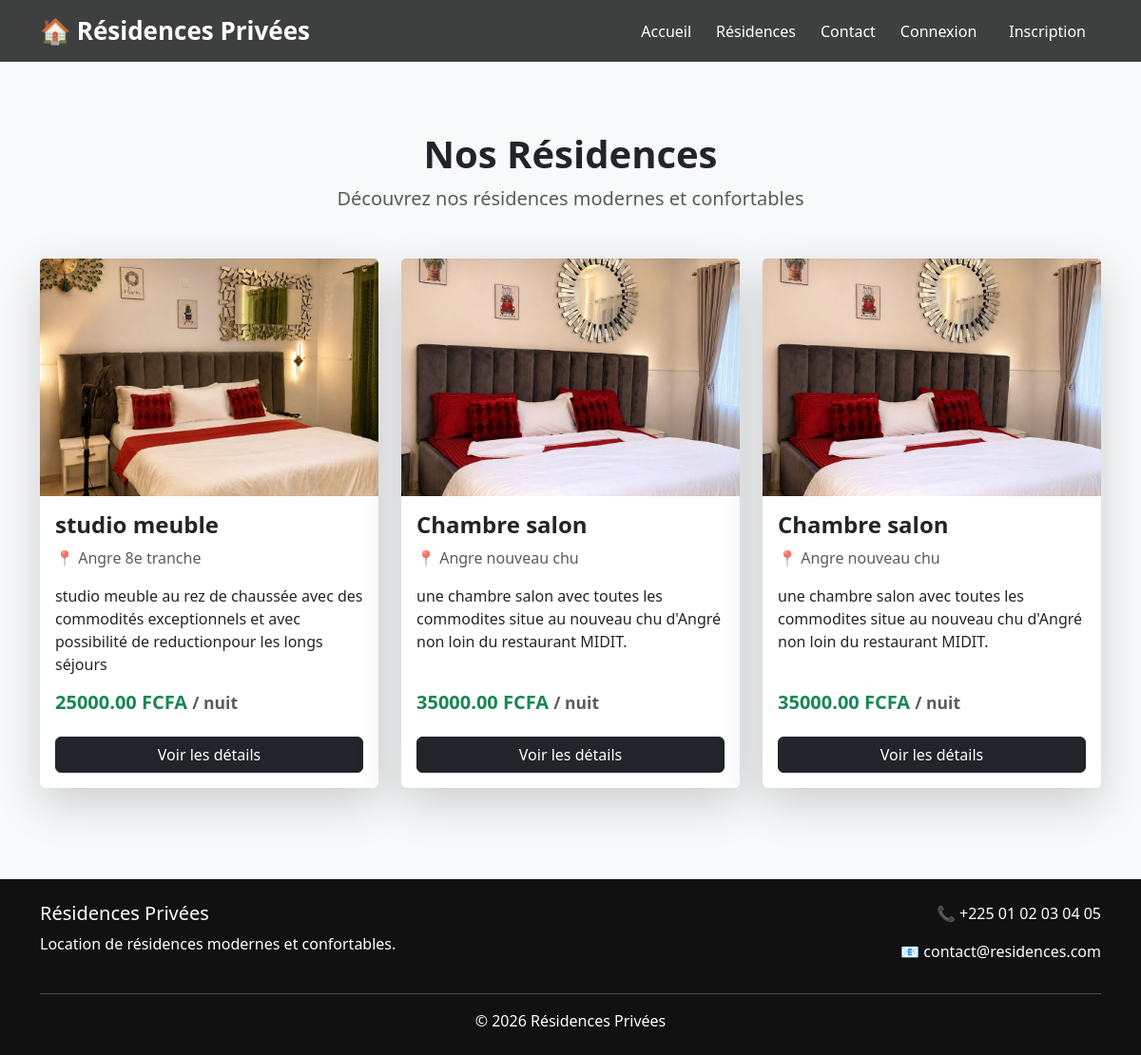
The app's page /residences/ with its own data.
### core/models.py (models this page shows, shortened)
class Residence(models.Model):
    nom = models.CharField(max_length=200)
    ville = models.CharField(max_length=100)
    description = models.TextField()
    prix_par_nuit = models.DecimalField(max_digits=10, decimal_places=2)
    disponible = models.BooleanField(default=True)
    image = models.ImageField(upload_to='residences/', blank=True, null=True)

### core/views.py (the view)
# urls.py: path('residences/', views.residences, name='residences'),
def residences(request):
    toutes_residences = Residence.objects.all()
    return render(request, 'core/residences.html', {'residences': toutes_residences})

### core/templates/core/residences.html (shortened to what this page needs)
{% extends "core/base.html" %}
{% load static %}
{% block content %}
<section class="container py-5">
    <div class="text-center mb-5">
        <h1 class="fw-bold">
            Nos Résidences
        </h1>
        <p class="lead text-muted">
            Découvrez nos résidences modernes et confortables
        </p>
    </div>
    <div class="row g-4">
        {% for residence in residences %}
        <div class="col-md-4">
            <div class="card border-0 shadow-lg h-100">
                {% if residence.image %}
                    <img src="{{ residence.image.url }}"
                         class="card-img-top"
                         style="height:250px; object-fit:cover;">
                {% else %}
                    <img src="{% static 'core/images/residences/villa1.jpg' %}"
                         class="card-img-top"
                         style="height:250px; object-fit:cover;">
                {% endif %}
                <div class="card-body d-flex flex-column">
                    <h4 class="fw-bold">
                        {{ residence.nom }}
                    </h4>
                    <p class="text-muted">
                        📍 {{ residence.ville }}
                    </p>
                    <p>
                        {{ residence.description|truncatewords:20 }}
                    </p>
                    <h5 class="text-success fw-bold mt-auto">
                        {{ residence.prix_par_nuit }} FCFA
                        <small class="text-muted">/ nuit</small>
                    </h5>
                    <a href="{% url 'residence_detail' residence.id %}"
                       class="btn btn-dark w-100 mt-3">
                        Voir les détails
                    </a>
                </div>
            </div>
        </div>
        {% empty %}
        <div class="col-12 text-center">
            <div class="alert alert-warning">
                Aucune résidence disponible.
            </div>
        </div>
        {% endfor %}
    </div>
</section>
{% endblock %}

### core/templates/core/base.html (shortened to what this page needs)
{% load static %}
<!DOCTYPE html>
<html lang="fr">
<head>
    <link href="https://cdn.jsdelivr.net/npm/bootstrap@5.3.2/dist/css/bootstrap.min.css" rel="stylesheet">
    <link href="https://cdn.jsdelivr.net/npm/fullcalendar@6.1.8/index.global.min.css" rel="stylesheet">
    <link rel="stylesheet"
          href="https://cdn.jsdelivr.net/npm/bootstrap-icons@1.11.1/font/bootstrap-icons.css">
</head>
<body>
<nav class="navbar navbar-expand-lg navbar-dark fixed-top">
    <div class="container">
        <a class="navbar-brand" href="{% url 'accueil' %}">
            🏠 Résidences Privées
        </a>
        <div class="collapse navbar-collapse" id="menu">
            <ul class="navbar-nav ms-auto">
                <li class="nav-item">
                    <a class="nav-link" href="{% url 'accueil' %}">
                        Accueil
                    </a>
                </li>
                <li class="nav-item">
                    <a class="nav-link" href="{% url 'residences' %}">
                        Résidences
                    </a>
                </li>
                <li class="nav-item">
                    <a class="nav-link" href="{% url 'contact' %}">
                        Contact
                    </a>
                </li>
                {% if user.is_authenticated %}
                    <li class="nav-item">
                        <a class="nav-link" href="{% url 'deconnexion' %}">
                            Déconnexion
                        </a>
                    </li>
                {% else %}
                    <li class="nav-item">
                        <a class="nav-link" href="{% url 'connexion' %}">
                            Connexion
                        </a>
                    </li>
                    <li class="nav-item">
                        <a class="nav-link btn btn-warning text-dark px-3"
                           href="{% url 'inscription' %}">
                            Inscription
                        </a>
                    </li>
                {% endif %}
            </ul>
        </div>
    </div>
</nav>
<div style="margin-top:90px;">
    {% block content %}
    {% endblock %}
</div>
<footer class="text-white mt-5">
    <div class="container py-4">
        <div class="row">
            <div class="col-md-6">
                <h5>Résidences Privées</h5>
                <p>
                    Location de résidences modernes et confortables.
                </p>
            </div>
            <div class="col-md-6 text-md-end">
                <p>📞 +225 01 02 03 04 05</p>
                <p>📧 contact@residences.com</p>
            </div>
        </div>
        <hr class="bg-light">
        <div class="text-center">
            © 2026 Résidences Privées
        </div>
    </div>
</footer>
</body>
</html>

### core/templates/core/base.html (style rules this page uses)
body { background:#f8f9fa; }
.navbar { background: rgba(0,0,0,0.75); backdrop-filter: blur(6px); }
.navbar-brand { font-size: 26px; font-weight: bold; }
.nav-link { color:white !important; margin-left:10px; }
footer { background:#111; }

### records on screen
Residence: image (picture), nom "studio meuble", ville "Angre 8e tranche", description "studio meuble au rez de chaussée avec des commodités exceptionnels et avec possibilité de reductionpour les longs séjours", prix_par_nuit "25000.00"
Residence: image (picture), nom "Chambre salon", ville "Angre nouveau chu", description "une chambre salon avec toutes les commodites situe au nouveau chu d'Angré non loin du restaurant MIDIT.", prix_par_nuit "35000.00"
Residence: image (picture), nom "Chambre salon", ville "Angre nouveau chu", description "une chambre salon avec toutes les commodites situe au nouveau chu d'Angré non loin du restaurant MIDIT.", prix_par_nuit "35000.00"
